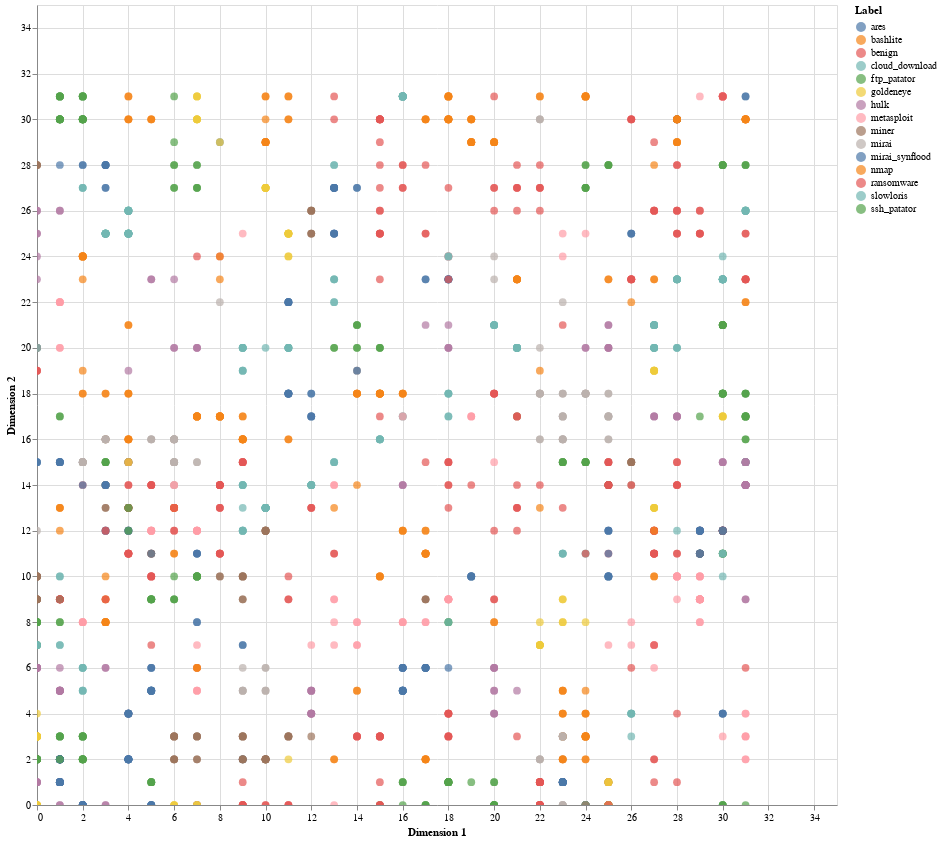

The notebook cell this image was saved under:
### Code cell
# Create a DataFrame for the latent representation
latent_df = pd.DataFrame(winner_coordinates, columns=['Dimension 1', 'Dimension 2'])

# Add the labels to the DataFrame
latent_df['Label'] = le.inverse_transform(df['label'])

# Create the scatter plot
scatter_plot = alt.Chart(latent_df).mark_circle(size=60).encode(
    x='Dimension 1',
    y='Dimension 2',
    color='Label',
    tooltip=['Dimension 1', 'Dimension 2', 'Label']
).properties(
    width=800,
    height=800
).interactive()

scatter_plot

### Figure 1 — Vega-Lite specification as saved in the notebook (floating-point values rounded to 4 significant figures; data arrays with more than 128 entries replaced by an {"elided": "..."} marker saying what was removed)
{"config": {"view": {"continuousWidth": 300, "continuousHeight": 300}}, "data": {"name": "data-dc798e7ac7913f4074df17df49e3794b"}, "mark": {"type": "circle", "size": 60}, "encoding": {"color": {"field": "Label", "type": "nominal"}, "tooltip": [{"field": "Dimension 1", "type": "quantitative"}, {"field": "Dimension 2", "type": "quantitative"}, {"field": "Label", "type": "nominal"}], "x": {"field": "Dimension 1", "type": "quantitative"}, "y": {"field": "Dimension 2", "type": "quantitative"}}, "height": 800, "params": [{"name": "param_3", "select": {"type": "interval", "encodings": ["x", "y"]}, "bind": "scales"}], "width": 800, "$schema": "https://vega.github.io/schema/vega-lite/v5.8.0.json", "datasets": {"data-dc798e7ac7913f4074df17df49e3794b": {"elided": "1973 records"}}}
